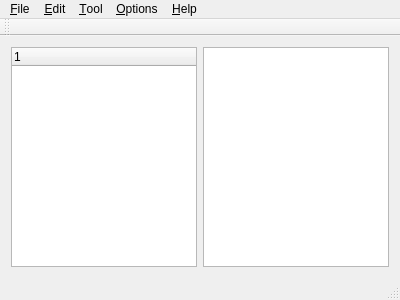
<?xml version="1.0" encoding="UTF-8"?>
<ui version="4.0">
 <class>MainWindow</class>
 <widget class="QMainWindow" name="MainWindow">
  <property name="geometry">
   <rect>
    <x>0</x>
    <y>0</y>
    <width>400</width>
    <height>300</height>
   </rect>
  </property>
  <property name="windowTitle">
   <string>MainWindow</string>
  </property>
  <widget class="QWidget" name="centralWidget">
   <layout class="QGridLayout" name="gridLayout">
    <item row="0" column="0">
     <widget class="QTreeWidget" name="mainTreeWidget">
      <column>
       <property name="text">
        <string notr="true">1</string>
       </property>
      </column>
     </widget>
    </item>
    <item row="0" column="1">
     <widget class="QTableWidget" name="mainTableWidget"/>
    </item>
   </layout>
  </widget>
  <widget class="QMenuBar" name="menuBar">
   <property name="geometry">
    <rect>
     <x>0</x>
     <y>0</y>
     <width>400</width>
     <height>23</height>
    </rect>
   </property>
   <widget class="QMenu" name="menu_File">
    <property name="title">
     <string>&amp;File</string>
    </property>
    <addaction name="action_New"/>
    <addaction name="action_Open"/>
    <addaction name="action_Save"/>
    <addaction name="actionSave_As"/>
    <addaction name="separator"/>
   </widget>
   <widget class="QMenu" name="menu_Edit">
    <property name="title">
     <string>&amp;Edit</string>
    </property>
    <addaction name="action_Cut"/>
    <addaction name="action_Copy"/>
    <addaction name="action_Paste"/>
    <addaction name="action_Delete"/>
    <addaction name="action_Select"/>
    <addaction name="separator"/>
    <addaction name="action_Find"/>
    <addaction name="action_Goto_Line"/>
   </widget>
   <widget class="QMenu" name="menu_Tool">
    <property name="title">
     <string>&amp;Tool</string>
    </property>
   </widget>
   <widget class="QMenu" name="menu_Option">
    <property name="title">
     <string>&amp;Options</string>
    </property>
   </widget>
   <widget class="QMenu" name="menu_Help">
    <property name="title">
     <string>&amp;Help</string>
    </property>
    <addaction name="action_About"/>
   </widget>
   <addaction name="menu_File"/>
   <addaction name="menu_Edit"/>
   <addaction name="menu_Tool"/>
   <addaction name="menu_Option"/>
   <addaction name="menu_Help"/>
  </widget>
  <widget class="QToolBar" name="mainToolBar">
   <attribute name="toolBarArea">
    <enum>TopToolBarArea</enum>
   </attribute>
   <attribute name="toolBarBreak">
    <bool>false</bool>
   </attribute>
  </widget>
  <widget class="QStatusBar" name="statusBar"/>
  <action name="action_New">
   <property name="text">
    <string>&amp;New</string>
   </property>
   <property name="shortcut">
    <string>Ctrl+N</string>
   </property>
  </action>
  <action name="action_Open">
   <property name="text">
    <string>&amp;Open</string>
   </property>
   <property name="shortcut">
    <string>Ctrl+O</string>
   </property>
  </action>
  <action name="action_Save">
   <property name="text">
    <string>&amp;Save</string>
   </property>
   <property name="shortcut">
    <string>Ctrl+S</string>
   </property>
  </action>
  <action name="actionSave_As">
   <property name="text">
    <string>Save &amp;As</string>
   </property>
   <property name="shortcut">
    <string>Ctrl+A</string>
   </property>
  </action>
  <action name="action_Cut">
   <property name="text">
    <string>Cu&amp;t</string>
   </property>
   <property name="shortcut">
    <string>Ctrl+T</string>
   </property>
  </action>
  <action name="action_Copy">
   <property name="text">
    <string>&amp;Copy</string>
   </property>
   <property name="shortcut">
    <string>Ctrl+C</string>
   </property>
  </action>
  <action name="action_Paste">
   <property name="text">
    <string>&amp;Paste</string>
   </property>
   <property name="shortcut">
    <string>Ctrl+V</string>
   </property>
  </action>
  <action name="action_Delete">
   <property name="text">
    <string>&amp;Delete</string>
   </property>
   <property name="shortcut">
    <string>Del</string>
   </property>
  </action>
  <action name="action_Select">
   <property name="text">
    <string>&amp;Select</string>
   </property>
  </action>
  <action name="action_Find">
   <property name="text">
    <string>&amp;Find</string>
   </property>
   <property name="shortcut">
    <string>Ctrl+F</string>
   </property>
  </action>
  <action name="action_Goto_Line">
   <property name="text">
    <string>&amp;Goto Line</string>
   </property>
   <property name="shortcut">
    <string>Ctrl+G</string>
   </property>
  </action>
  <action name="action_About">
   <property name="text">
    <string>&amp;About</string>
   </property>
  </action>
 </widget>
 <layoutdefault spacing="6" margin="11"/>
 <resources/>
 <connections/>
</ui>
